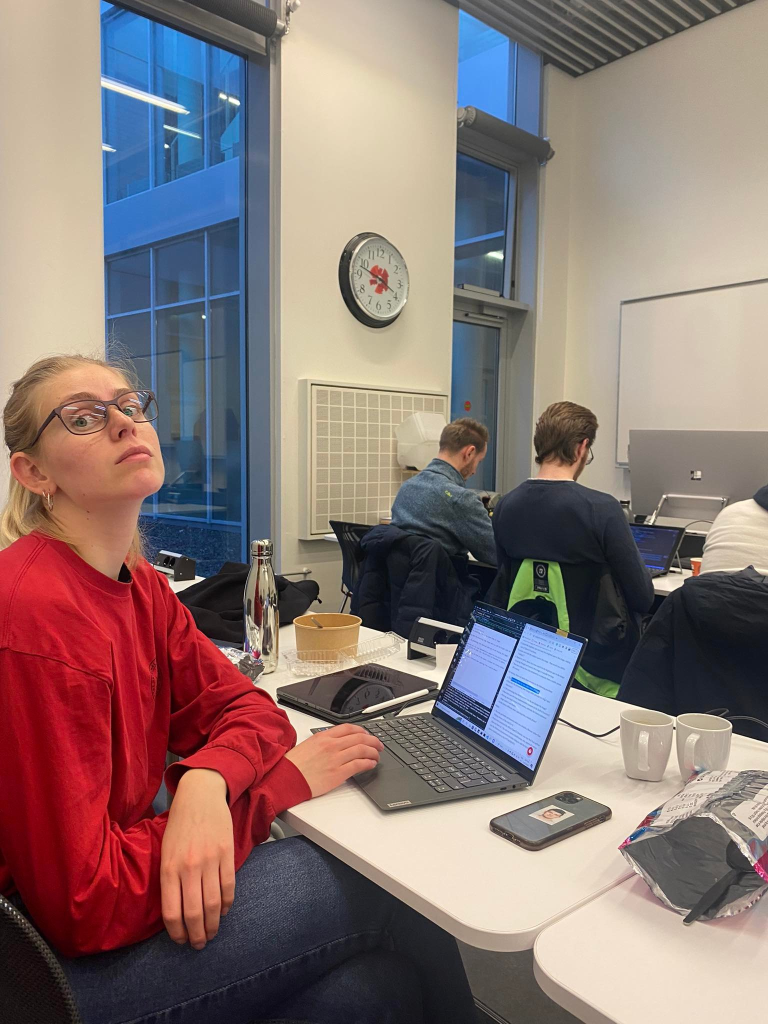
#> input picture assignment1/f1.jpg, 1536 x 2048 px, given in place of the camera (shown at 1/2 size)
$ python assignment2_2.py
#> lines starting #> are read from the running program, lines starting #| are printed output that depends on the picture; after the words box and inside, x2 and y2 are one past the last pixel; in counts of white or black regions, pixels touching at a corner belong together
import cv2
import time
import numpy as np
from collections import defaultdict
#https://stackoverflow.com/questions/46565975/find-intersection-point-of-two-lines-drawn-using-houghlines-opencv?fbclid=IwAR2Y4vcaDW7KHC277AQC2F5Oux_63F7_Wv8HcWRx_J9AcQZ_mbd5vRVYLwY
cap = cv2.VideoCapture(1)

def segment_by_angle_kmeans(lines, k=2, **kwargs):
    """Groups lines based on angle with k-means.

    Uses k-means on the coordinates of the angle on the unit circle
    to segment `k` angles inside `lines`.
    """

    # Define criteria = (type, max_iter, epsilon)
    default_criteria_type = cv2.TERM_CRITERIA_EPS + cv2.TERM_CRITERIA_MAX_ITER
    criteria = kwargs.get('criteria', (default_criteria_type, 10, 1.0))
    flags = kwargs.get('flags', cv2.KMEANS_RANDOM_CENTERS)
    attempts = kwargs.get('attempts', 10)

    # returns angles in [0, pi] in radians
    angles = np.array([line[0][1] for line in lines])
    # multiply the angles by two and find coordinates of that angle
    pts = np.array([[np.cos(2*angle), np.sin(2*angle)]
                    for angle in angles], dtype=np.float32)

    # run kmeans on the coords
    labels, centers = cv2.kmeans(pts, k, None, criteria, attempts, flags)[1:]
    labels = labels.reshape(-1)  # transpose to row vec

    # segment lines based on their kmeans label
    segmented = defaultdict(list)
    for i, line in enumerate(lines):
        segmented[labels[i]].append(line)
    segmented = list(segmented.values())
    return segmented

def intersection(line1, line2):
    """Finds the intersection of two lines given in Hesse normal form.

    Returns closest integer pixel locations.
    See https://stackoverflow.com/a/383527/5087436
    """
    rho1, theta1 = line1[0]
    rho2, theta2 = line2[0]
    A = np.array([
        [np.cos(theta1), np.sin(theta1)],
        [np.cos(theta2), np.sin(theta2)]
    ])
    b = np.array([[rho1], [rho2]])
    x0, y0 = np.linalg.solve(A, b)
    x0, y0 = int(np.round(x0)), int(np.round(y0))
    return [[x0, y0]]


def segmented_intersections(lines):
    """Finds the intersections between groups of lines."""

    intersections = []
    for i, group in enumerate(lines[:-1]):
        for next_group in lines[i+1:]:
            for line1 in group:
                for line2 in next_group:
                    intersections.append(intersection(line1, line2))

    return intersections

def draw_lines(img, lines, color=(0,0,255)):
    """
    Draw lines on an image
    """
    for line in lines:
        for rho,theta in line:
            a = np.cos(theta)
            b = np.sin(theta)
            x0 = a*rho
            y0 = b*rho
            x1 = int(x0 + 1000*(-b))
            y1 = int(y0 + 1000*(a))
            x2 = int(x0 - 1000*(-b))
            y2 = int(y0 - 1000*(a))
            cv2.line(img, (x1,y1), (x2,y2), color, 1)

def main():
    while(True):
        start = time.time()
        _, frame = cap.read()
#> frame is the input picture: shape (2048, 1536, 3); mean B, G, R 116.4, 119.1, 137.8
        # frame = cv2.imread("argsmall.png")
        frame = frame[100:400,100:600]
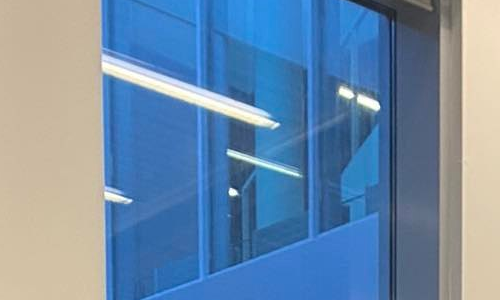
#> frame: shape (300, 500, 3); mean B, G, R 168.9, 139.5, 110.3
        gray = cv2.cvtColor(frame,cv2.COLOR_BGR2GRAY)
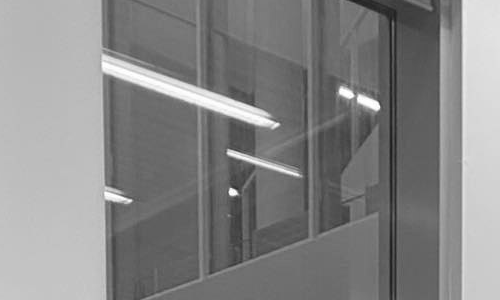
#> gray: shape (300, 500); min 25, max 255, mean 134.2
        #canny
        canny = cv2.Canny(gray,150,250,apertureSize=3)
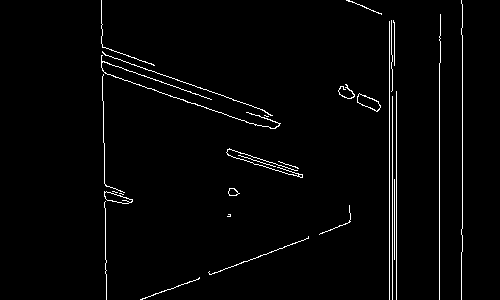
#> canny: shape (300, 500); 2.1% white in thin lines or dots, all inside (x1, y1, x2, y2) = (101, 0, 463, 300)

        # img = im.copy()
        lines = cv2.HoughLines(canny,1,np.pi/90,100)
#> lines = [[389, 0], [439, 0], [462, 0], [392, 0], [396, 0], [329, 1.22], [394, 0], [-387, 3.11]]
        if lines is not None and len(lines) > 2:
            segmented = segment_by_angle_kmeans(lines)
#> in segment_by_angle_kmeans, `angles = np.array([line[0][1] for line in lines])`: angles = [0, 0, 0, 0, 0, 1.22, 0, 3.11]
#> in segment_by_angle_kmeans, `pts = np.array([[np.cos(2*angle), np.sin(2*angle)] for angle in angles..`: pts = [[1, 0], [1, 0], [1, 0], [1, 0], [1, 0], [-0.766, 0.643], [1, 0], [0.998, -0.0698]]
#> in segment_by_angle_kmeans, `labels, centers = cv2.kmeans(pts, k, None, criteria, attempts, flags)[..`: labels = [1, 1, 1, 1, 1, 0, 1, 1]; centers = [[-0.766, 0.643], [1, -0.00997]]
#> the loop in segment_by_angle_kmeans, `for i, line in enumerate(lines):` made 8 passes
#> segmented = [[[[389, 0]], [[439, 0]], [[462, 0]], [[392, 0]], [[396, 0]], [[394, 0]], [[-387, 3.11]]], [[[329, 1.22]]]]
            intersections = segmented_intersections(segmented)
#> the loop in segmented_intersections, `for i, group in enumerate(lines[:-1]):` made 1 pass
#> after the loop in segmented_intersections, `for i, group in enumerate(lines[:-1]):`: intersections = [[[389, 209]], [[439, 190]], [[462, 182]], [[392, 207]], [[396, 206]], [[394, 207]], [[394, 207]]]
            # vertical_lines = segmented[1]
            draw_lines(frame, lines)
#> the loop in draw_lines, `for line in lines:` made 8 passes
#> after the loop in draw_lines, `for line in lines:`:
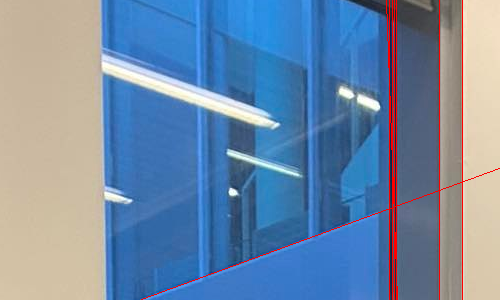
#> img: shape (300, 500, 3); mean B, G, R 167, 138, 113
            # for point in intersections:
            if len(intersections) == 4:
                for x in intersections:
                    cv2.circle(frame, x[0], 1, (0, 255, 0), 2)

                intersections = np.array(([x[0] for x in intersections]))

                print(intersections)
                new_corners =  np.float32([[0,0],[639,0],[0, 479],[639,479]])

                h, status = cv2.findHomography(intersections, new_corners)

                im_out = cv2.warpPerspective(frame, h, (640,480))
                cv2.imshow("out_img",im_out)
        frame = cv2.resize(frame, (640, 480))
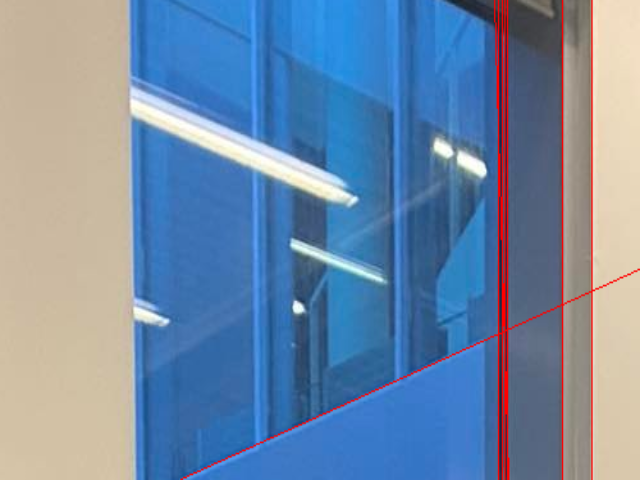
#> frame: shape (480, 640, 3); mean B, G, R 166.9, 137.8, 113
        font = cv2.FONT_HERSHEY_SIMPLEX
#> font = 0

        frame = cv2.resize(frame, (640, 480))
        end = time.time()
        framespersecond = int(1/(end-start))
        cv2.putText(frame, "FPS:" + str(framespersecond), (10,450), font, 1, (255, 255, 255), 2, cv2.LINE_AA)
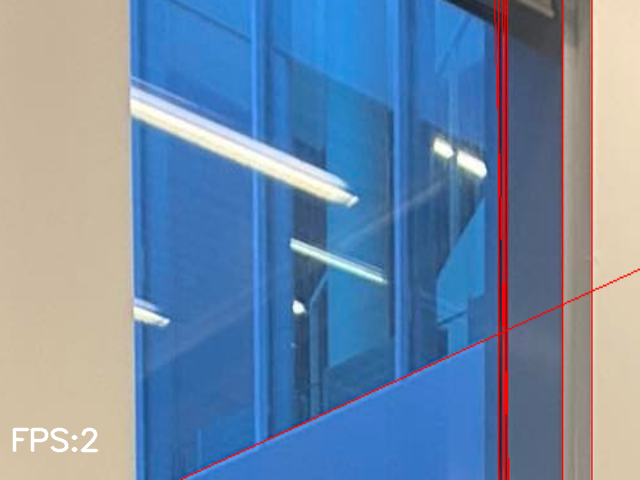
#> frame: shape (480, 640, 3); 0.36% of pixels changed, all inside (x1, y1, x2, y2) = (12, 427, 99, 453)
        cv2.imshow('houghlines',frame)
        print(end-start)
        if cv2.waitKey(1) & 0xFF == ord('q'):
#> (key q is pressed here)
            break
    cap.release()
    cv2.destroyAllWindows

main()

$ run again, on assignment1/f.png
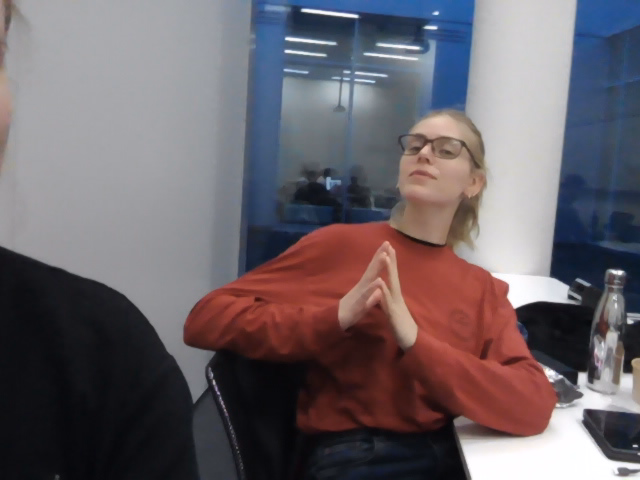
#> input picture assignment1/f.png, 640 x 480 px, given in place of the camera
#> in main, frame is the input picture: shape (480, 640, 3); mean B, G, R 104.9, 99, 107.2
#> in main, `canny = cv2.Canny(gray,150,250,apertureSize=3)`:
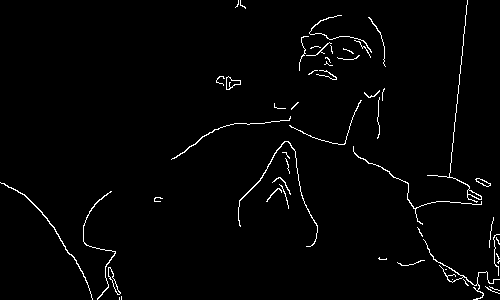
#> canny: shape (300, 500); 1.9% white in thin lines or dots
#> lines = [[465, 0.105]]
#> in main, `cv2.putText(frame, "FPS:" + str(framespersecond), (10,450), font, 1, (..`:
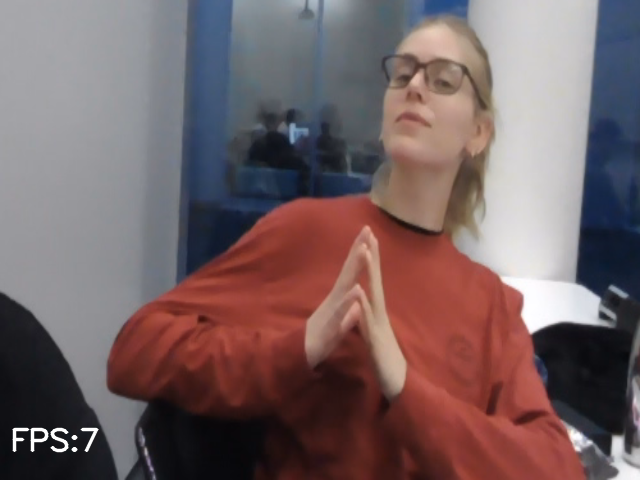
#> frame: shape (480, 640, 3); mean B, G, R 99.9, 98.1, 117.5

$ run again, on assignment1/fig.png
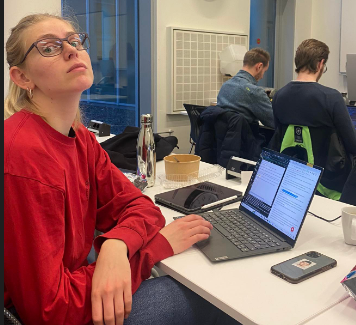
#> input picture assignment1/fig.png, 356 x 325 px, given in place of the camera
#> in main, frame is the input picture: shape (325, 356, 3); mean B, G, R 98.1, 101.4, 137.1
#> in main, `canny = cv2.Canny(gray,150,250,apertureSize=3)`:
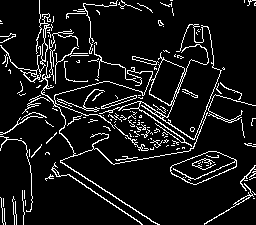
#> canny: shape (225, 256); 9.1% white in thin lines or dots
#> lines = [[106, 2.16]]
#> in main, `cv2.putText(frame, "FPS:" + str(framespersecond), (10,450), font, 1, (..`:
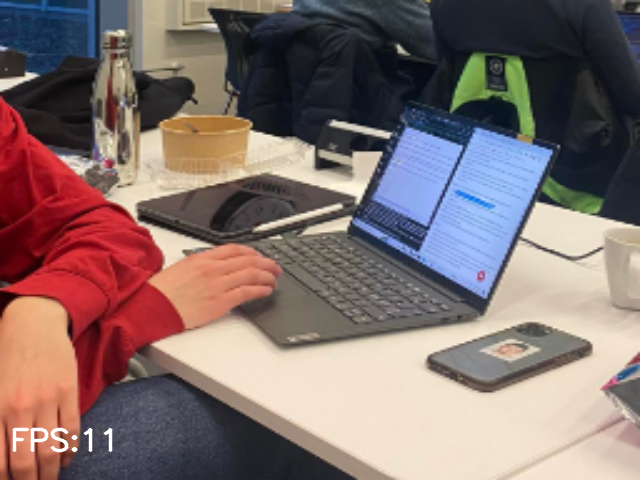
#> frame: shape (480, 640, 3); mean B, G, R 110.2, 112.4, 130.9
